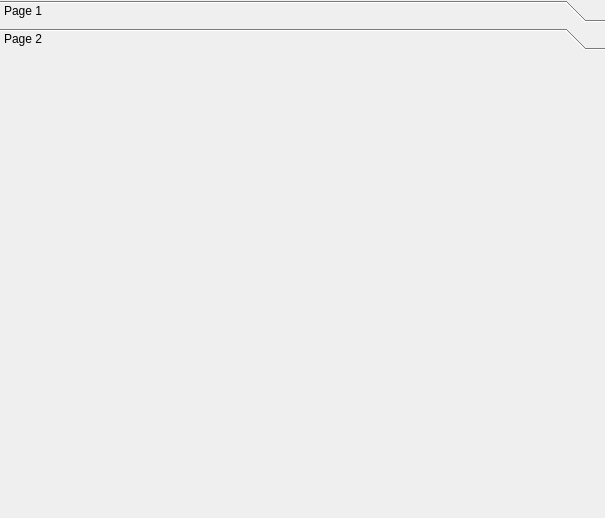
<?xml version="1.0" encoding="UTF-8"?>
<ui version="4.0">
 <class>Account</class>
 <widget class="QToolBox" name="Account">
  <property name="geometry">
   <rect>
    <x>0</x>
    <y>0</y>
    <width>605</width>
    <height>518</height>
   </rect>
  </property>
  <property name="windowTitle">
   <string>ToolBox</string>
  </property>
  <property name="currentIndex">
   <number>1</number>
  </property>
  <widget class="QWidget" name="page">
   <property name="geometry">
    <rect>
     <x>0</x>
     <y>0</y>
     <width>605</width>
     <height>452</height>
    </rect>
   </property>
   <attribute name="label">
    <string>Page 1</string>
   </attribute>
  </widget>
  <widget class="QWidget" name="page">
   <property name="geometry">
    <rect>
     <x>0</x>
     <y>0</y>
     <width>605</width>
     <height>452</height>
    </rect>
   </property>
   <attribute name="label">
    <string>Page 2</string>
   </attribute>
  </widget>
 </widget>
 <resources/>
 <connections/>
</ui>
